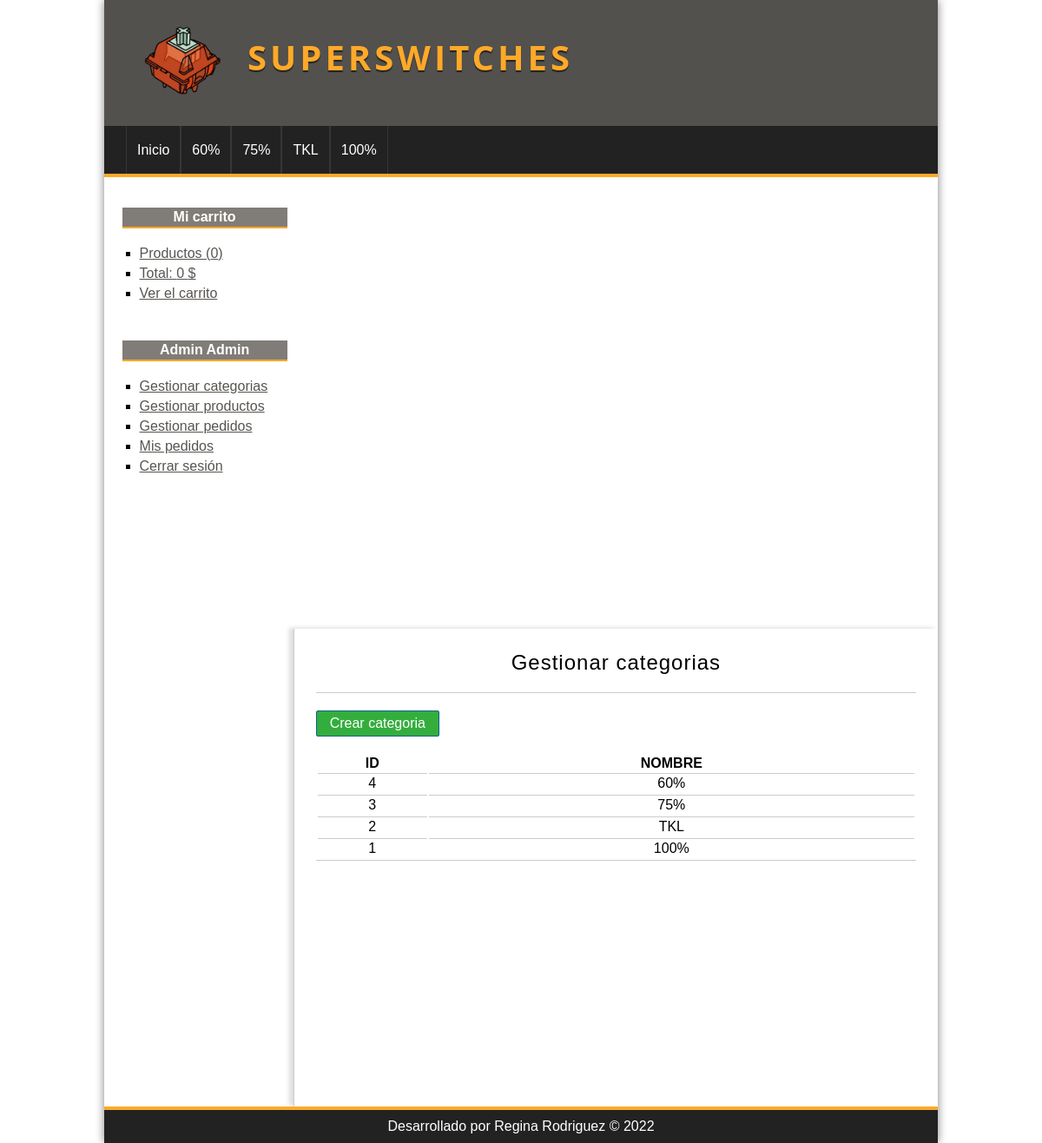
Page /categoria/index (signed in) on the committed database.
### tables this page shows
CREATE TABLE categorias(
id              int(255) auto_increment not null,
nombre          varchar(100) not null,
CONSTRAINT pk_categorias PRIMARY KEY(id)
);

### src/config/db.php (called while the page is built)
<?php
class Database{
	public static function connect(){
		$db = new mysqli('localhost', 'root', '', 'superswitchesdb');
		$db->query("SET NAMES 'utf8'");
		return $db;
	}
}

### src/helpers/utils.php (called while the page is built, shortened)
<?php
class Utils{
	public static function showCategorias(){
		require_once 'src/models/categoria.php';
		$categoria = new Categoria();
		$categorias = $categoria->getAll();
		return $categorias;
	}
	public static function statsCarrito(){
		$stats = array(
			'count' => 0,
			'total' => 0
		);
		return $stats;
	}
}

### src/models/categoria.php (called while the page is built, shortened)
<?php
class Categoria{
	private $db;
	public function __construct() {
		$this->db = Database::connect();
	}
	public function getAll(){
		$categorias = $this->db->query("SELECT * FROM categorias ORDER BY id DESC;");
		return $categorias;
	}
}

### src/controllers/CategoriaController.php (called while the page is built, shortened)
<?php
require_once 'src/models/categoria.php';
class categoriaController{
	public function index(){
		$categoria = new Categoria();
		$categorias = $categoria->getAll();
		require_once 'src/views/categoria/index.php';
	}
}

### src/views/categoria/index.php (the view)
<h1>Gestionar categorias</h1>
<a href="<?=base_url?>categoria/crear" class="button button-small">
	Crear categoria
</a>
<table>
	<tr>
		<th>ID</th>
		<th>NOMBRE</th>
	</tr>
	<?php while($cat = $categorias->fetch_object()): ?>
		<tr>
			<td><?=$cat->id;?></td>
			<td><?=$cat->nombre;?></td>
		</tr>
	<?php endwhile; ?>
</table>

### src/views/layout/header.php (shortened to what this page needs)
<!DOCTYPE HTML>
<html lang="es">
	<head>
		<link rel="stylesheet" href="<?=base_url?>src/assets/css/index.css" />
	</head>
	<body>
		<div id="container">
			<header id="header">
				<div id="logo">
				<img src="src/assets/img/logo.webp" alt="Logo de SuperSwitches" />
					<a href="<?=base_url?>">
          SuperSwitches
					</a>
				</div>
			</header>
			<?php $categorias = Utils::showCategorias(); ?>
			<nav id="menu">
				<ul>
					<li>
						<a href="<?=base_url?>">Inicio</a>
					</li>
					<?php while($cat = $categorias->fetch_object()): ?>
						<li>
							<a href="<?=base_url?>categoria/ver&id=<?=$cat->id?>"><?=$cat->nombre?></a>
						</li>
					<?php endwhile; ?>
				</ul>
			</nav>
			<div id="content">

### src/views/layout/sidebar.php
<aside id="lateral">
	<div id="carrito" class="block_aside">
		<h3>Mi carrito</h3>
		<ul>
			<?php $stats = Utils::statsCarrito(); ?>
			<li><a href="<?=base_url?>carrito/index">Productos (<?=$stats['count']?>)</a></li>
			<li><a href="<?=base_url?>carrito/index">Total: <?=$stats['total']?> $</a></li>
			<li><a href="<?=base_url?>carrito/index">Ver el carrito</a></li>
		</ul>
	</div>
	<div id="login" class="block_aside">
		<?php if(!isset($_SESSION['identity'])): ?>
			<h3>Entrar a la web</h3>
			<form action="<?=base_url?>usuario/login" method="post">
				<label for="email">Email</label>
				<input type="email" name="email" />
				<label for="password">Contraseña</label>
				<input type="password" name="password" />
				<input type="submit" value="Enviar" />
			</form>
		<?php else: ?>
			<h3><?=$_SESSION['identity']->nombre?> <?=$_SESSION['identity']->apellidos?></h3>
		<?php endif; ?>
		<ul>
			<?php if(isset($_SESSION['admin'])): ?>
				<li><a href="<?=base_url?>categoria/index">Gestionar categorias</a></li>
				<li><a href="<?=base_url?>producto/gestion">Gestionar productos</a></li>
				<li><a href="<?=base_url?>pedido/gestion">Gestionar pedidos</a></li>
			<?php endif; ?>
			<?php if(isset($_SESSION['identity'])): ?>
				<li><a href="<?=base_url?>pedido/mis_pedidos">Mis pedidos</a></li>
				<li><a href="<?=base_url?>usuario/logout">Cerrar sesión</a></li>
			<?php else: ?>
				<li><a href="<?=base_url?>usuario/registro">Registrate aqui</a></li>
			<?php endif; ?>
		</ul>
	</div>
</aside>
<div id="central">

### index.php (shortened to what this page needs)
<?php
require_once 'src/config/db.php';
require_once 'src/helpers/utils.php';
require_once 'src/views/layout/header.php';
require_once 'src/views/layout/sidebar.php';
if(isset($_GET['controller'])){
	$nombre_controlador = $_GET['controller'].'Controller';
}elseif(!isset($_GET['controller']) && !isset($_GET['action'])){
	$nombre_controlador = controller_default;
}else{
	show_error();
	exit();
}
if(class_exists($nombre_controlador)){
	$controlador = new $nombre_controlador();
	if(isset($_GET['action']) && method_exists($controlador, $_GET['action'])){
		$action = $_GET['action'];
		$controlador->$action();
	}elseif(!isset($_GET['controller']) && !isset($_GET['action'])){
		$action_default = action_default;
		$controlador->$action_default();
	}else{
		show_error();
	}
}else{
	show_error();
}
require_once 'src/views/layout/footer.php';

### src/views/layout/footer.php
</div>
</div>
			<footer id="footer">
				<p>Desarrollado por Regina Rodriguez &copy; <?= date('Y') ?></p>
			</footer>
		</div>
	</body>
</html>

### src/assets/css/index.css (style rules this page uses)
* { padding: 0; margin: 0; font-family: sans-serif, Helvetica, Arial; }
body { background: url(../img/bg.png); }
a { color: rgb(88 85 81); }
table { text-align: center; width: 100%; border-bottom: 1px solid #ccc; }
td { border-top: 1px solid #ccc; padding: 2px; }
#container { width: 80%; margin: 0 auto; box-shadow: 0 0 10px gray; background: #53514e; }
#header { height: 145px; background: #53514e; }
#logo { padding: 20px; margin-left: 20px; float: left; }
#logo img { float: left; height: 100px; }
#logo a { float: left; font-size: 40px; letter-spacing: 4px; font-family: "Open Sans", Helvetica, Arial; text-transform: uppercase; color: #ffa929; font-weight: bold; text-decoration: none; margin-top: 18px; margin-left: 25px; text-shadow: 0 2px 1px #222; transition: all 300ms; }
#menu { clear: both; background: #222; color: white; height: 55px; border-bottom: 4px solid #ffa929; }
#menu ul { list-style: none; text-decoration: none; margin: 0 auto; margin-left: 25px; }
#menu ul li { line-height: 55px; float: left; border-right: 1px solid #363636; }
#menu a { display: block; color: white; text-decoration: none; padding-left: 12px; padding-right: 12px; transition: all 300ms; }
#menu a:first-child { border-left: 1px solid #363636; }
#content { margin: 0 auto; overflow: hidden; background: white; }
#lateral { width: 22%; min-height: 500px; float: left; margin-top: 20px; margin-left: 10px; }
#lateral .block_aside { display: block; width: 90%; margin: 5px auto; padding: 10px; }
#lateral h3 { display: block; color: rgb(255 255 255); width: 100%; text-align: center; padding-top: 2px; padding-bottom: 2px; margin-bottom: 15px; font-size: 16px; font-weight: bold; background: #807c78; border-bottom: 2px solid #ffa929; }
#lateral ul { margin-top: 20px; margin-bottom: 20px; }
#lateral ul li { list-style: square; margin-left: 20px; margin-top: 5px; margin-bottom: 5px; }
input[type="button"], input[type="submit"], button, .button { display: block; border-radius: 2px; width: auto; padding: 5px; padding-left: 10px; padding-right: 10px; color: white; background: #2979cd; border: 1px solid #11608e; cursor: pointer; }
.button { background: #33ae3d; color: white !important; text-decoration: none; }
.button-small { width: 120px; text-align: center; margin-bottom: 20px; }
#central { width: 72%; min-height: 500px; float: right; border-left: 1px solid #ccc; box-shadow: -5px -1px 5px #ddd; padding: 25px; }
#central h1 { font-size: 24px; font-weight: normal; letter-spacing: 1px; text-align: center; border-bottom: 1px solid #ccc; margin-bottom: 20px; padding: 20px; padding-top: 0; }
#footer { clear: both; text-align: center; padding-top: 10px; padding-bottom: 10px; color: white; background: #222; border-top: 4px solid #ffa929; }

### rows in the picture
categorias: nombre "60%", id "4"
categorias: nombre "75%", id "3"
categorias: nombre "TKL", id "2"
categorias: nombre "100%", id "1"

### other values in the picture
$stats['count'] "0"
$stats['total'] "0"
$_SESSION['identity']->nombre "Admin"
$_SESSION['identity']->apellidos "Admin"
